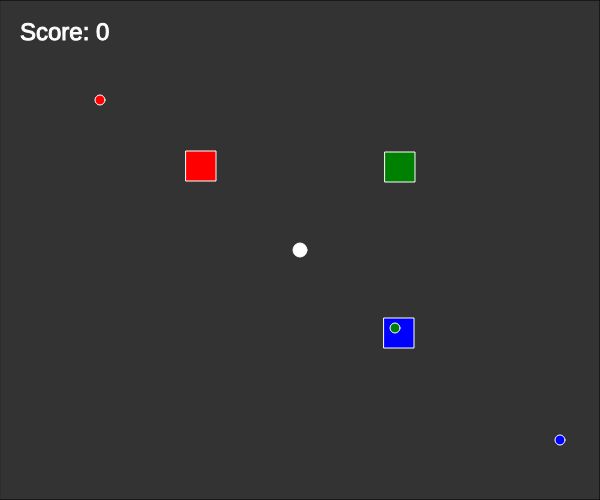
Frame 1 (no input)
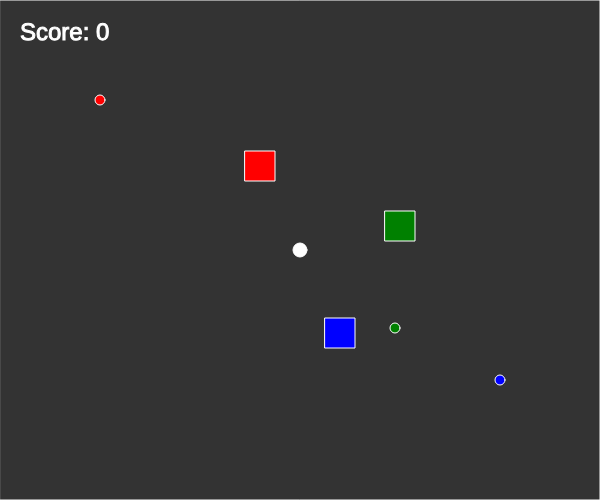
Frame 60 (no input)
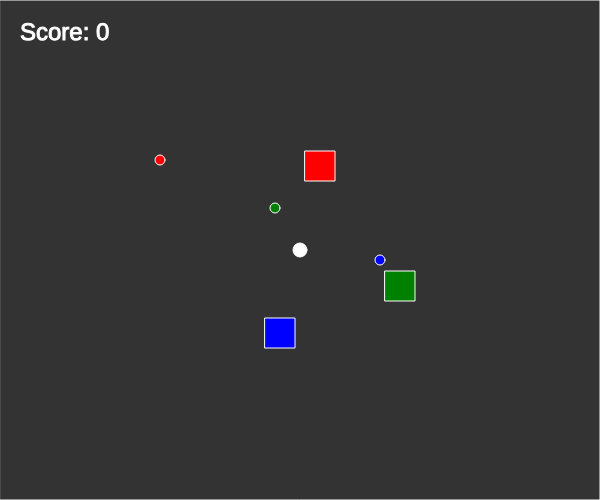
Frame 120 (the mouse pressed at the canvas centre since frame 60)

The p5.js sketch that drew these frames (run headless with seeded random() and noise() and a simulated clock; from frame 60 on, the mouse is pressed at the canvas centre):

// p5.js sketch
// ── sketch.js
let canvasWidth = 600;
let canvasHeight = 500;


let player = new Player();
let score = 0;

//create goals
let goalSize = 30;
let goalOnePosition = new Position((canvasWidth / 3) - (goalSize / 2), (canvasHeight / 3) - (goalSize / 2));
let goalTwoPosition = new Position(((canvasWidth * 2) / 3) - (goalSize / 2), (canvasHeight / 3) - (goalSize / 2));
let goalThreePosition = new Position(((canvasWidth * 2) / 3) - (goalSize / 2), ((canvasHeight * 2) / 3) - (goalSize / 2));
let goalFourPosition = new Position((canvasWidth / 3) - (goalSize / 2), ((canvasHeight * 2) / 3) - (goalSize / 2));

let redGoal = new Goal(goalOnePosition, goalTwoPosition, 1, goalSize, "red");
let greenGoal = new Goal(goalTwoPosition, goalThreePosition, 2, goalSize, "green");
let blueGoal = new Goal(goalThreePosition, goalFourPosition, 3, goalSize, "blue");

//create enimes
redEnemy = new Enemy(100, 100, "red", 90);
greenEnemy = new Enemy(goalThreePosition.x + 10, goalThreePosition.y + 10, "green", 60);
blueEnemy = new Enemy(canvasWidth - 40, canvasHeight - 60, "blue", 30);


function setup() {
    createCanvas(canvasWidth, canvasHeight);
    frameRate(60);
    background(51);
}

function draw() {
    //clear screen
    fill(51);
    rect(0, 0, canvasWidth, canvasHeight);

    //update logic
    player.update();
    redEnemy.update();
    greenEnemy.update();
    blueEnemy.update();
    redGoal.update(redEnemy);
    greenGoal.update(greenEnemy);
    blueGoal.update(blueEnemy);


    //update graphics
    stroke(255);
    textSize(24);
    fill(255);
    text("Score: " + score, 20, 40);
    redGoal.render();
    blueGoal.render();
    greenGoal.render();
    player.render();
    redEnemy.render();
    greenEnemy.render();
    blueEnemy.render();

}


/*
*@param x -- starting x position for enemy
*@param y -- starting y position for enemy
*@param color -- color of enemy
*@param adjustTime -- time in 1/60 of seconds for adjustments to be made
*/
function Enemy(x, y, color, adjustTime) {
    this.x = Math.floor(x);
    this.y = Math.floor(y);
    this.xSpeed = 0;
    this.ySpeed = 0;
    this.maxSpeed = 2;
    this.adjustRate = this.maxSpeed;
    this.radius = 5;
    this.color = color;
    this.counter = new Counter();
    this.adjustTimer = adjustTime;


    this.update = function(goal) {
    
        //adjust for player after set ammount of time
        if(this.counter.isCountAt(this.adjustTimer)) {
            
            if(player.x > this.x) {
                this.xSpeed += this.adjustRate;
            }else if(player.x < this.x) {
                this.xSpeed -= this.adjustRate;
            }

            if(player.y > this.y) {
                this.ySpeed += this.adjustRate;
            }else if(player.y < this.y) {
                this.ySpeed -= this.adjustRate;
            }

            //limit speed
            if(this.ySpeed > this.maxSpeed) {
                this.ySpeed = this.maxSpeed;
            }else if(this.ySpeed < -this.maxSpeed) {
                this.ySpeed = -this.maxSpeed;
            }

            if(this.xSpeed > this.maxSpeed) {
                this.xSpeed = this.maxSpeed;
            }else if(this.xSpeed < -this.maxSpeed) {
                this.xSpeed = -this.maxSpeed;
            }

            this.counter.resetCount();
        }else {
            this.counter.update();
        }
        

        //add x and y speeds to position
        this.x += this.xSpeed;
        this.y += this.ySpeed;

        
        //check bounds
        if(this.x - this.radius < 0) {
            this.x = this.radius;
            this.xSpeed *= -1;
        }else if(this.x + this.radius > canvasWidth) {
            this.x = canvasWidth - this.radius;
            this.xSpeed *= -1;
        }

        if(this.y - this.radius < 0) {
            this.y = this.radius;
            this.ySpeed *= -1;
        }else if(this.y + this.radius > canvasHeight) {
            this.y = canvasHeight - this.radius;
            this.ySpeed *= -1;
        }


    }

    this.render = function() {
        ellipseMode(RADIUS);
        fill(color);
        ellipse(this.x, this.y, this.radius);
    }
}

function Player() {
    this.x = canvasWidth / 2;
    this.y = canvasHeight / 2;
    this.speed = 4;
    this.radius = 7;

    this.update = function() {

        //check for input
        if(keyIsDown(UP_ARROW)) {
            this.y -= this.speed;
        }

        if(keyIsDown(DOWN_ARROW)) {
            this.y += this.speed;
        }

        if(keyIsDown(RIGHT_ARROW)) {
            this.x += this.speed;
        }

        if(keyIsDown(LEFT_ARROW)) {
            this.x -= this.speed;
        }


        //check bounds
        if(this.x - this.radius < 0) {
            this.x = this.radius;
        }else if(this.x + this.radius > canvasWidth) {
            this.x = canvasWidth - this.radius;
        }

        if(this.y - this.radius < 0) {
            this.y = this.radius;
        }else if(this.y + this.radius > canvasHeight) {
            this.y = canvasHeight - this.radius;
        }
    }

    this.render = function() {
        ellipseMode(RADIUS);
        fill(255);
        ellipse(this.x, this.y, this.radius);
    }
}

/*
*@param position -- position of goal
*@param positionToGoTo -- positon for goal to head to
*@param goalStop -- current goal stop heading to (0 - 3)
*@param size -- size of goal
*@param color -- color for goal to look for in emeny to score point
*/
function Goal(position, positionToGoTo, goalStop, size, color) {
    this.x = position.x;
    this.y = position.y;
    this.nextPosition = positionToGoTo;
    this.goalStop = goalStop;
    this.size = size;
    this.color = color;
    this.enemyHasEntered = false;
    this.explosion = new Explosion(new Position(0, 0), this.size, this.color);
    this.explosion.canRender = false;


    this.update = function(enemy) {

        if(this.x === this.nextPosition.x && this.y === this.nextPosition.y) {
            //set new nextPosition
            if(this.goalStop === 0) {
                this.nextPosition = goalTwoPosition;
            }else if (this.goalStop === 1) {
                this.nextPosition = goalThreePosition;
            }else if (this.goalStop === 2) {
                this.nextPosition = goalFourPosition;
            }else if (this.goalStop === 3) {
                this.nextPosition = goalOnePosition;
            }

            //increment goal stop
            this.goalStop++;
            if(this.goalStop > 3) {
                this.goalStop -= 4;
            }

        }

        if(this.x < this.nextPosition.x) {
            this.x++;
        }else if(this.x > this.nextPosition.x) {
            this.x--;
        }

        if(this.y < this.nextPosition.y) {
            this.y++;
        }else if(this.y > this.nextPosition.y) {
            this.y--;
        }
        
        if(this.isInsideGoal(enemy.x, enemy.y, enemy.radius)) {
            if(this.enemyHasEntered === false) {
                score++;
                this.enemyHasEntered = true;
                this.explosion = new Explosion(new Position(enemy.x, enemy.y), enemy.radius);
            }
        }else {
            this.enemyHasEntered = false;
        }

        //update explosion
        this.explosion.update();
        

    }



    /*
    *@param x -- x value of point to check
    *@parma y -- y value of point to check
    *@param radius -- radius of enemy to add buffer for
    */
    this.isInsideGoal = function(x, y, radius) {
        //check inside x values
        if(x > (this.x - radius) && x < (this.x + this.size + radius)) {
            //check inside y values
            if(y > this.y - radius && y < this.y + this.size + radius) {
                //is inside goal
                return true;
            }
        }

        //not inside goal
        return false;
    }

    //@param position -- new position to set goal to 
    this.setPosition = function(position) {
        this.x = position.x;
        this.y = position.y;
    }

    this.render = function() {
        fill(color);
        rect(this.x, this.y, this.size, this.size);

        //render explosion if can
        if(this.explosion.canRender) {
            this.explosion.render();
        }
    }

}

function Explosion(position, radius) {
    this.position = position;
    this.expandRate = 2;
    this.alphaDecay = 8;
    this.radius = radius;
    this.expandTime = 40;
    this.timer = new Counter();
    this.canRender = true;
    this.alpha = 255;

    this.update = function() {
        this.radius += this.expandRate;
        this.alpha -= this.alphaDecay;
        this.timer.update();
        if(this.timer.isCountAt(this.expandTime)) {
            this.canRender = false;
        }
    }

    this.render = function() {
        noFill();
        ellipseMode(RADIUS);
        stroke(color(255,255,255, this.alpha));
        ellipse(this.position.x, this.position.y, this.radius);
        stroke(color(255,255,255, 255));
    }
}


//counter class to "keep time"
function Counter() {

    this.count = 0;

    this.update = function() {
        this.count++;
    }

    this.resetCount = function() {
        this.count = 0;
    }

    this.isCountAt = function(val) {
        return this.count === val;
    }
}

//position object which is almost a vector but I dont want to look up the Vector class for p5
function Position(x, y) {
    this.x = Math.floor(x);
    this.y = Math.floor(y);
}
// ── ComeAndGetMe.html
<!DOCTYPE html>
<html>
    <head>
        <script src ="https://cdnjs.cloudflare.com/ajax/libs/p5.js/0.7.2/p5.js"></script>
        <script src="sketch.js"></script>
        <style type="text/css">
        
            html {
                background: #333333;
            }
            
            canvas {
                padding: 0;
                margin: auto;
                display: block;
                border: 2px solid white;
            }

            div {
                width: 50%;
                padding: 0;
                margin: auto;
                display: block;
                
            }

            p {
                color: white;
                text-align: center;
                font-family: 'Courier New', Courier, monospace;
            }
        
        </style>

    </head>
    <body>
        <div>
            <p>Use the arrow keys to move around the map to avoid the moving balls.<br/>Take advantage of the balls simple AI to direct them into their color corrosponding goal to earn a point.<br/>If you are hit by a ball the game is over, but don't worry, pressing ENTER will restart the game!<br/>Thanks to reddit user HamsterIV for the great weekend project idea.</p>
        </div>
    
    </body>
</html>
